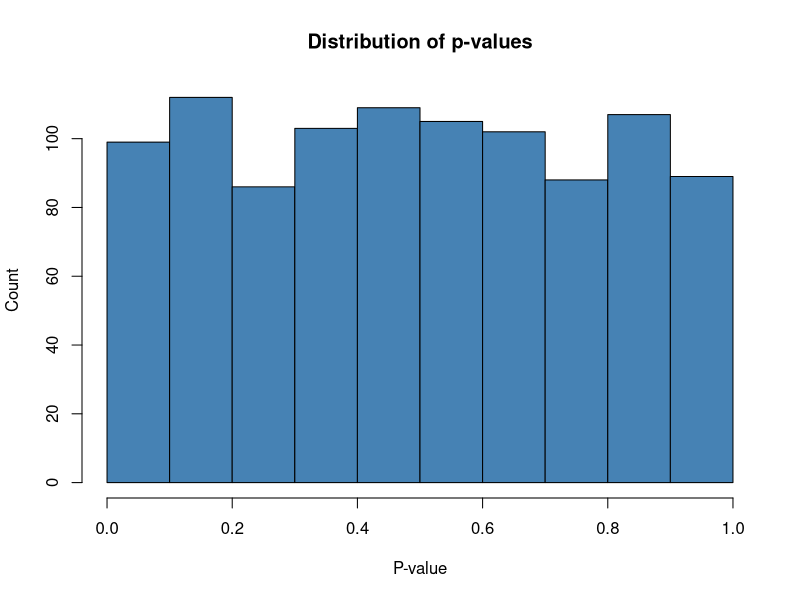
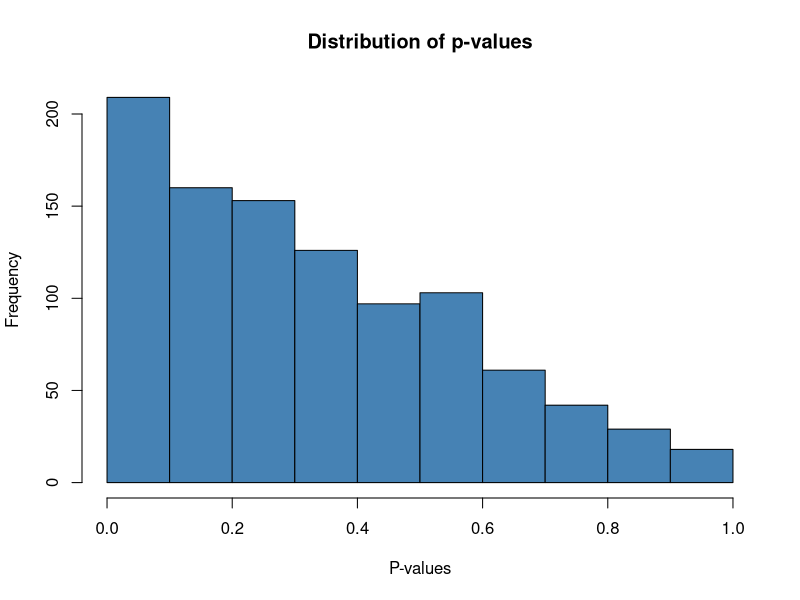

R code for these plots, in order:
## ---- chunk 1
# R 3.3.2
library("dplyr")
library("broom")
set.seed(123)
## ---- chunk 2
x <- vector()
sim1 <- 1000
# lets run this simulation 10,000 times
for (i in 1:sim1){

        data_set <- data.frame(rnorm(1000), rnorm(1000))

        colnames(data_set) <- c("y","x")

        # lets fit our linear model
        p_val <- lm(y ~ x, data = data_set) %>%

        # then lets extract our 'tidy' output
                broom::tidy() %>%               

        # then we will remove the intercept coefficient
                dplyr::slice(-1) %>%            

        # then we will select select our p-values
                dplyr::select(p.value) #%>%


        # storing our generated p-value in a list of p-values
        x <- append(x, p_val)

}

# storing our list of p-values as a vector for easier plotting etc.
x <- as.numeric(x)

# looking at our results
hist(x,
     col = "steelblue",
     main = "Distribution of p-values",
     # sub = "test",
     xlab = "P-value",
     ylab = "Count")
## ---- chunk 3

x2 <- vector()

double_sig <- 0

# lets simulate this situation 10000 times.
sim2_num <- 1000
for (i in 1:sim2_num){

        # creating testing data
        data_set <- data.frame(rnorm(1000),
                rnorm(1000),
                rnorm(1000)
                )

        colnames(data_set) <- c("y", "x1", "x2")

        #fitting lm
        p_vals <- lm(y ~ x1 + x2, data = data_set) %>%

        # then obtaining tidy output
                broom::tidy() %>%  

        # then removing intercept coef        
                dplyr::slice(-1) %>%            

        # then selecting pvalues
                dplyr::select(term, p.value)

        # checking stopping criteria
        # IF both at least one coefficients is not significant
        # then we remove the coefficient with a higher p-value
        # and re-run the regression

        if (sum(p_vals$p.value > 0.05) >= 1) {
                var_keep <- which.min(p_vals$p.value) + 1
                data_set <- data_set %>%
                        dplyr::select(c(1,var_keep))

                p_vals <- lm(y ~ ., data = data_set) %>%
                        broom::tidy() %>%
                        dplyr::slice(-1) %>%
                        dplyr::select(p.value) %>%
                        as.numeric()

                x2 <- append(x2, p_vals)

        # otherwise, we will record that both coefficients were significant
        } else {
                double_sig <- double_sig + 1
        }
}
## ---- chunk 4
hist(x2,
     col = "steelblue",
     main = "Distribution of p-values",
     xlab = "P-values")
